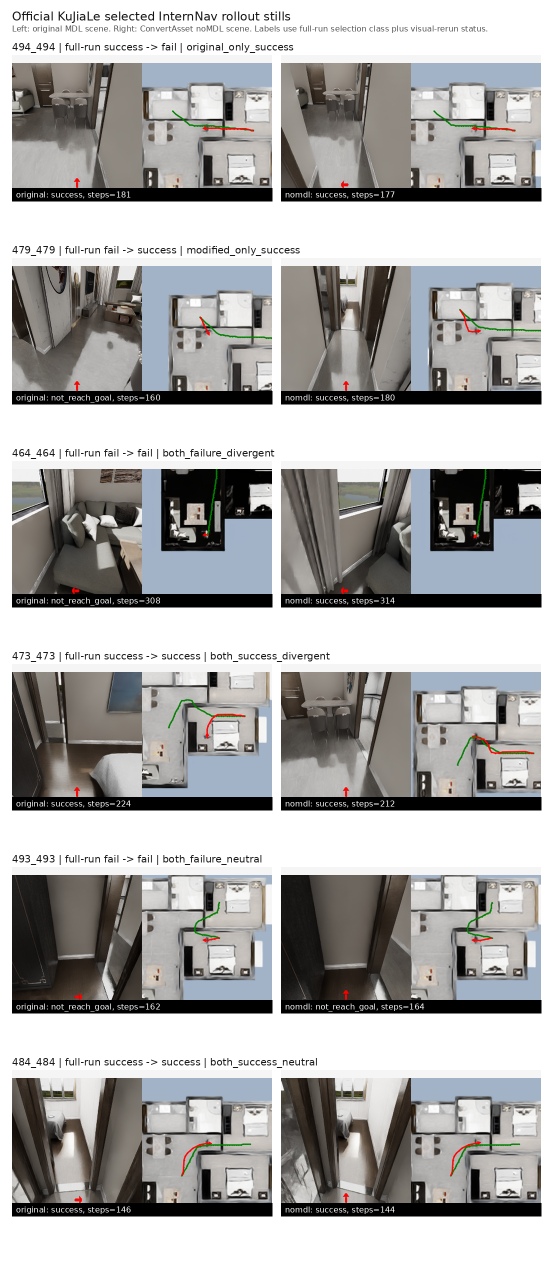
#> input picture paper/shared/figures/fig_internnav_rollout_selected6_supp.png, 1106 x 2542 px (shown at 1/2 size); its folder holds 4 pictures in this run
$ python gen_acl_supplement_navigation_crops.py
#> lines starting #> are read from the running program, lines starting #| are printed output that depends on the picture
#!/usr/bin/env python3
"""Crop selected InternNav supplemental sheets into per-case panels."""

from __future__ import annotations

from pathlib import Path

from PIL import Image, ImageChops, ImageDraw, ImageFont, ImageOps


ROOT = Path(__file__).resolve().parents[2]
FIGURE_DIR = ROOT / "shared" / "figures"
OUT_DIR = FIGURE_DIR / "supplement"


def crop_rows(source: Path, prefix: str, boxes: list[tuple[int, int, int, int]]) -> None:
#> called with prefix = 'internnav_selected6'
    image = Image.open(source).convert("RGB")
#> image is the input picture: PIL image 1106x2542 RGB; mean R, G, B 172.1, 171.5, 170.9
    OUT_DIR.mkdir(parents=True, exist_ok=True)
    for index, box in enumerate(boxes, start=1):
        crop = image.crop(box)
        crop.save(OUT_DIR / f"{prefix}_case{index:02d}.png")
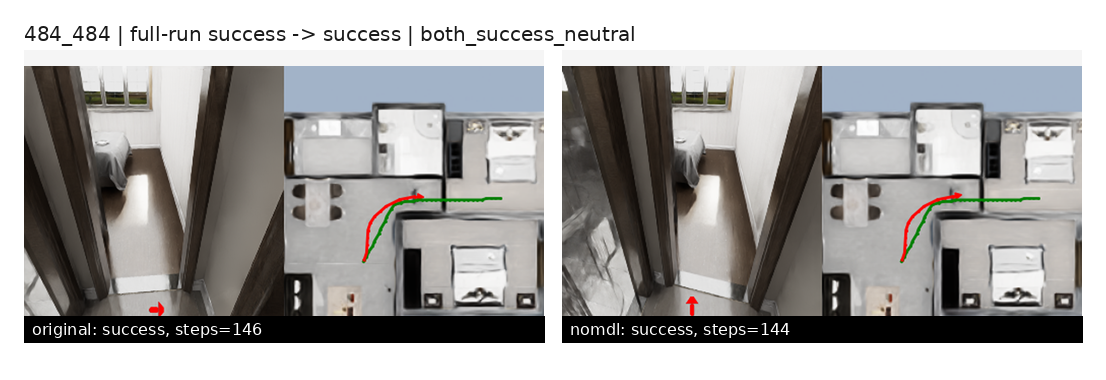
#> crop: PIL image 1106x380 RGB; mean R, G, B 166, 164.5, 163.1


def trim_panel(panel: Image.Image) -> Image.Image:
    """Remove near-uniform background margins from a source sheet cell."""
    background = Image.new("RGB", panel.size, panel.getpixel((0, panel.height - 1)))
    diff = ImageChops.difference(panel, background).convert("L")
    mask = diff.point(lambda pixel: 255 if pixel > 8 else 0)
    bbox = mask.getbbox()
    if not bbox:
        return panel
    left, top, right, bottom = bbox
    pad = 4
    return panel.crop(
        (
            max(0, left - pad),
            max(0, top - pad),
            min(panel.width, right + pad),
            min(panel.height, bottom + pad),
        )
    )


def place_panel(panel: Image.Image, size: tuple[int, int]) -> Image.Image:
    panel = trim_panel(panel)
    contained = ImageOps.contain(panel, size, method=Image.Resampling.LANCZOS)
    cell = Image.new("RGB", size, "white")
    cell.paste(contained, ((size[0] - contained.width) // 2, (size[1] - contained.height) // 2))
    return cell


def crop_0036_rows(
    source: Path,
    prefix: str,
    rows: list[tuple[tuple[int, int, int, int], str]],
) -> None:
#> called with prefix = 'internnav_0036_0066'
    image = Image.open(source).convert("RGB")
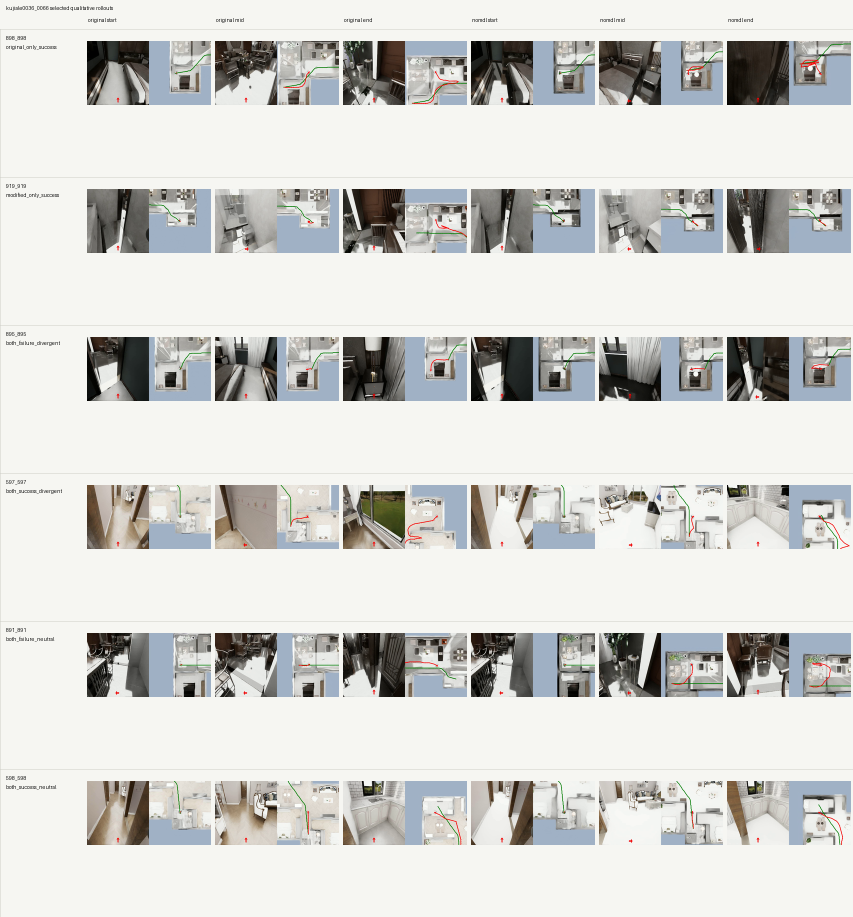
#> input picture paper/shared/figures/fig_internnav_rollout_0036_0066_selected6_supp.png, 1706 x 1834 px (shown at 1/2 size)
#> image is the input picture: PIL image 1706x1834 RGB; mean R, G, B 211.1, 211.4, 208.3
    OUT_DIR.mkdir(parents=True, exist_ok=True)
    font = ImageFont.load_default()
    for index, (box, title) in enumerate(rows, start=1):
        row = image.crop(box)
        panel_area = row.crop((170, 0, row.width, row.height))
        column_width = panel_area.width // 6
        panels = [
            place_panel(
                panel_area.crop(
                    (
                        column_width * column,
                        0,
                        column_width * (column + 1) if column < 5 else panel_area.width,
                        row.height,
                    )
                ),
                (250, 150),
            )
            for column in range(6)
        ]

        gap = 10
        title_height = 28
        target_width, target_height = panels[0].size
        canvas_width = target_width * 3 + gap * 2
        canvas_height = title_height + target_height * 2 + gap
        canvas = Image.new("RGB", (canvas_width, canvas_height), "white")
        draw = ImageDraw.Draw(canvas)
        draw.text((0, 6), title, fill=(20, 20, 20), font=font)

        for panel_index, panel in enumerate(panels):
            row_index = panel_index // 3
            col_index = panel_index % 3
            x = col_index * (target_width + gap)
            y = title_height + row_index * (target_height + gap)
            canvas.paste(panel, (x, y))

        canvas.save(OUT_DIR / f"{prefix}_case{index:02d}.png")
#> this loop made 6 passes
#> pass 1, in crop_0036_rows, `row = image.crop(box)`:
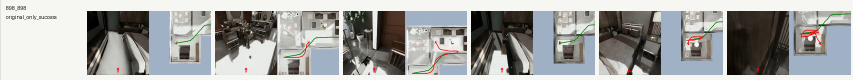
#> row: PIL image 1706x160 RGB (shown at 1/2 size); mean R, G, B 162.9, 163.5, 162
#> pass 1, in crop_0036_rows, `panel_area = row.crop((170, 0, row.width, row.height))`:
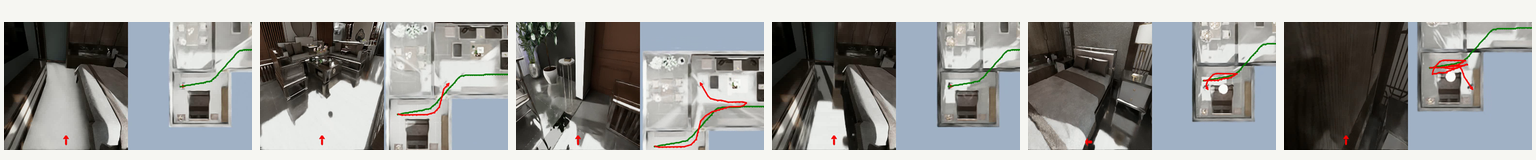
#> panel_area: PIL image 1536x160 RGB; mean R, G, B 154.1, 154.7, 153.5
#> pass 1, in trim_panel, `diff = ImageChops.difference(panel, background).convert("L")`:
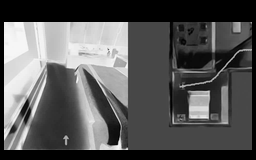
#> diff: PIL image 256x160 L; min 0, max 246, mean 87.6
#> after the loop:
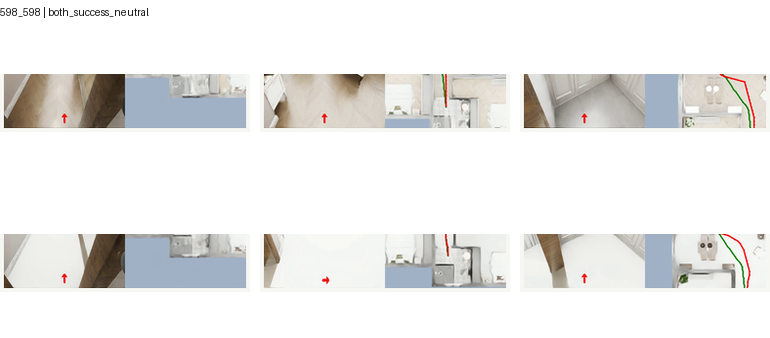
#> canvas: PIL image 770x338 RGB; mean R, G, B 235.6, 235.2, 234.1
#> after the loop:
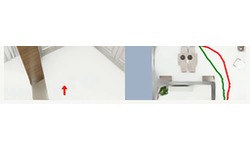
#> panel: PIL image 250x150 RGB; mean R, G, B 239.4, 239.1, 237.8


def main() -> None:
    crop_rows(
        FIGURE_DIR / "fig_internnav_rollout_selected6_supp.png",
        "internnav_selected6",
        [
            (0, 75, 1106, 435),
            (0, 485, 1106, 865),
            (0, 880, 1106, 1260),
            (0, 1298, 1106, 1678),
            (0, 1690, 1106, 2070),
            (0, 2090, 1106, 2470),
        ],
    )
    crop_0036_rows(
        FIGURE_DIR / "fig_internnav_rollout_0036_0066_selected6_supp.png",
        "internnav_0036_0066",
        [
            ((0, 60, 1706, 220), "898_898 | original_only_success"),
            ((0, 375, 1706, 535), "919_919 | modified_only_success"),
            ((0, 690, 1706, 850), "895_895 | both_failure_divergent"),
            ((0, 1005, 1706, 1165), "597_597 | both_success_divergent"),
            ((0, 1320, 1706, 1480), "891_891 | both_failure_neutral"),
            ((0, 1635, 1706, 1834), "598_598 | both_success_neutral"),
        ],
    )


if __name__ == "__main__":
    main()
